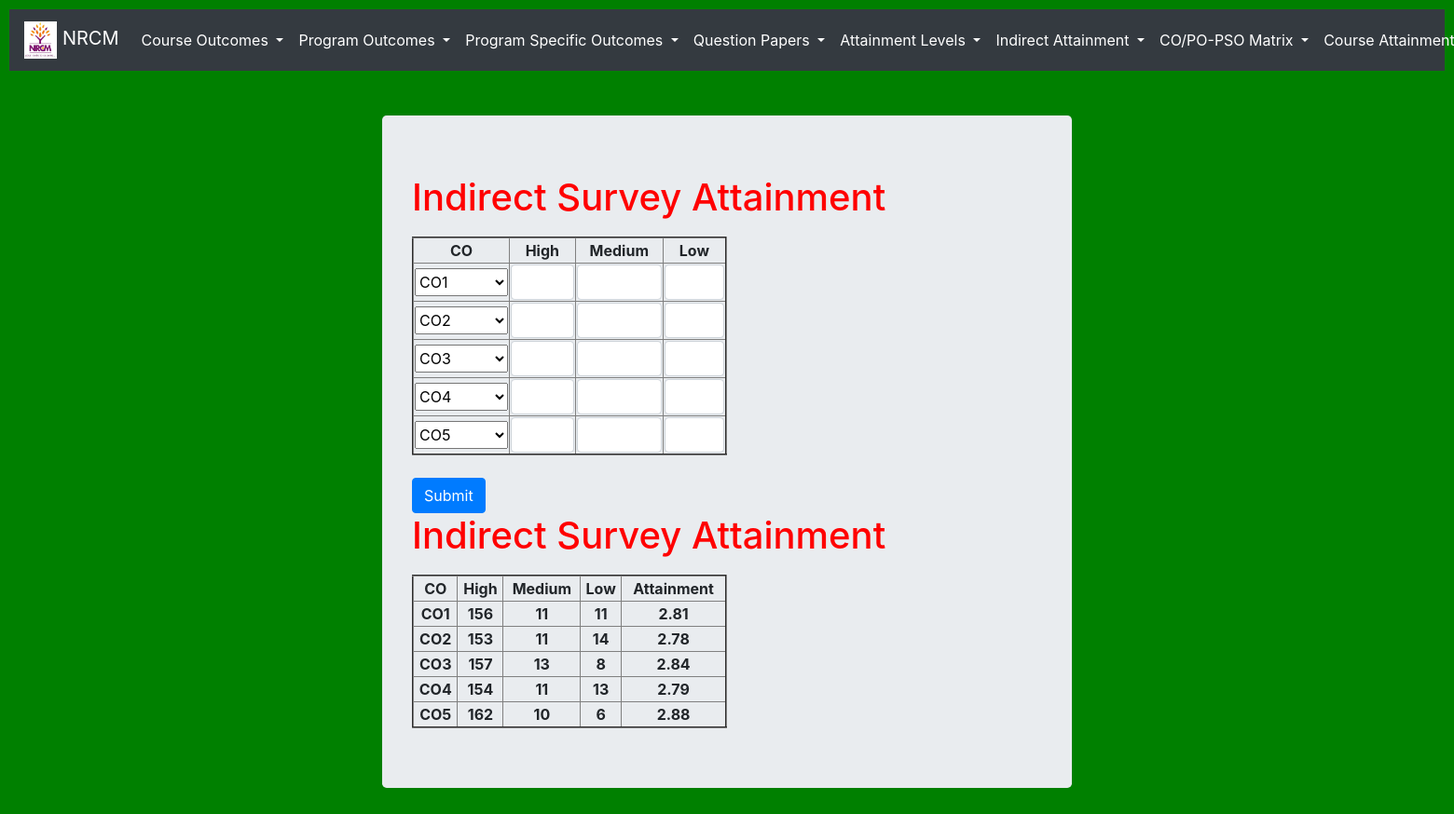
The app's page /indirect_attainment with its own data.
### testApp/models.py (models this page shows, shortened)
class CO(models.Model):
    cos = (('-','-'), ('CO1', 'CO1'), ('CO2', 'CO2'), ('CO3', 'CO3'), ('CO4', 'CO4'), ('CO5', 'CO5'), ('CO6', 'CO6'),)
    co = models.CharField(max_length=500, choices=cos, default='-')
    description = models.CharField(max_length=500)
    def __str__(self):
        return self.co

class Indirect(models.Model):
    co = models.ForeignKey(CO, on_delete=models.CASCADE)
    high= models.IntegerField(null=True, default=0)
    medium = models.IntegerField(null=True, default=0)
    low = models.IntegerField(null=True, default=0)
    attainment = models.FloatField(null=True, default=0 )

### testApp/views.py (the view, shortened to what this page needs)
# urls.py: path('indirect_attainment', views.indirect_attainment, name='indirect_attainment'),
def indirect_attainment(request):
    cos = CO.objects.all()
    indirects = Indirect.objects.all()
    return render (request, 'testApp/indirect_attainment.html', locals())

### templates/testApp/indirect_attainment.html (shortened to what this page needs)
<!DOCTYPE html>
{%extends 'testApp/base.html'%}
{%load static%}
{%block content%}
<link rel="stylesheet" href="{% static 'css/course_attainment_style.css' %}">
<div class="container" align=left style="width:50%">
  <div class="jumbotron">
      <h1 style = "color: red; padding-bottom: 10px;">Indirect Survey Attainment</u></h1>
      <form  method="post"> {%csrf_token%}
        <table border=2 style="width:50%">
          <tr>
            <th>CO</th>
            <th>High</th>
            <th>Medium</th>
            <th>Low</th>
          </tr>
          {%for i in cos%}
          <tr>
            <th>
              <select name="{{i.co}}_id" id="{{i.co}}_id" style="width: 100px; height:30px;" required>
              <option value="{{i.id}}">{{i.co}}</option>
            </select>
            </th>
            <th><input id='{{i.co}}_high' type="numeric" name="{{i.co}}_high" value="" class="form-control" ></th>
            <th><input id='{{i.co}}_medium' type="numeric" name="{{i.co}}_medium" value="" class="form-control" ></th>
            <th><input id='{{i.co}}_low' type="numeric" name="{{i.co}}_low" value="" class="form-control" ></th>
          </tr>
          {%endfor%}
        </table><br>
        <input type="submit" name="" value="Submit" class="btn btn-primary">
      </form>
      <h1 style = "color: red; padding-bottom: 10px;">Indirect Survey Attainment</u></h1>
      <table border=2 style="width:50%">
        <tr>
          <th>CO</th>
          <th>High</th>
          <th>Medium</th>
          <th>Low</th>
          <th>Attainment</th>
        </tr>
       {%for i in indirects%}
        <tr>
          <th>{{i.co}}</th>
          <th>{{i.high}}</th>
          <th>{{i.medium}}</th>
          <th>{{i.low}}</th>
          <th>{{i.attainment}}</th>
        </tr>
        {%endfor%}
      </table>
  </div>
</div>
{%endblock%}

### static/testApp/css/course_attainment_style.css (style rules this page uses)
body { background: green; }
td, th { text-align: center; }

### records on screen
CO: co "CO1"
CO: co "CO2"
CO: co "CO3"
CO: co "CO4"
CO: co "CO5"
Indirect: co "CO1", high "156", medium "11", low "11", attainment "2.81"
Indirect: co "CO2", high "153", medium "11", low "14", attainment "2.78"
Indirect: co "CO3", high "157", medium "13", low "8", attainment "2.84"
Indirect: co "CO4", high "154", medium "11", low "13", attainment "2.79"
Indirect: co "CO5", high "162", medium "10", low "6", attainment "2.88"
